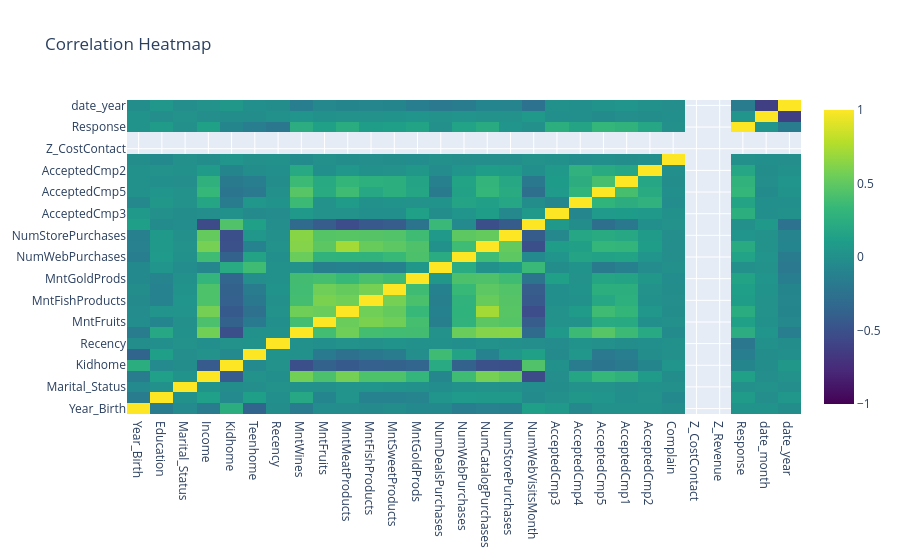

This figure's notebook cell:
### Code cell
numeric_cols = data.select_dtypes(include='number').columns
corr_matrix = data[numeric_cols].corr()

fig = go.Figure(data=go.Heatmap(
    z=corr_matrix.values,
    x=corr_matrix.columns,
    y=corr_matrix.columns,
    colorscale='Viridis',
    zmin=-1, zmax=1
))
fig.update_layout(title='Correlation Heatmap')
fig.show()

### Figure 1 — Plotly figure (JSON) as saved in the notebook; plotly's stock layout.template omitted (floating-point values rounded to 4 significant figures; data arrays with more than 128 entries replaced by an {"elided": "..."} marker saying what was removed)
{"data": [{"colorscale": [[0, "#440154"], [0.1111, "#482878"], [0.2222, "#3e4989"], [0.3333, "#31688e"], [0.4444, "#26828e"], [0.5556, "#1f9e89"], [0.6667, "#35b779"], [0.7778, "#6ece58"], [0.8889, "#b5de2b"], [1, "#fde725"]], "type": "heatmap", "x": ["Year_Birth", "Education", "Marital_Status", "Income", "Kidhome", "Teenhome", "Recency", "MntWines", "MntFruits", "MntMeatProducts", "MntFishProducts", "MntSweetProducts", "MntGoldProds", "NumDealsPurchases", "NumWebPurchases", "NumCatalogPurchases", "NumStorePurchases", "NumWebVisitsMonth", "AcceptedCmp3", "AcceptedCmp4", "AcceptedCmp5", "AcceptedCmp1", "AcceptedCmp2", "Complain", "Z_CostContact", "Z_Revenue", "Response", "date_month", "date_year"], "y": ["Year_Birth", "Education", "Marital_Status", "Income", "Kidhome", "Teenhome", "Recency", "MntWines", "MntFruits", "MntMeatProducts", "MntFishProducts", "MntSweetProducts", "MntGoldProds", "NumDealsPurchases", "NumWebPurchases", "NumCatalogPurchases", "NumStorePurchases", "NumWebVisitsMonth", "AcceptedCmp3", "AcceptedCmp4", "AcceptedCmp5", "AcceptedCmp1", "AcceptedCmp2", "Complain", "Z_CostContact", "Z_Revenue", "Response", "date_month", "date_year"], "z": {"elided": "29x29 float values"}, "zmax": 1, "zmin": -1}], "layout": {"title": {"text": "Correlation Heatmap"}}}
